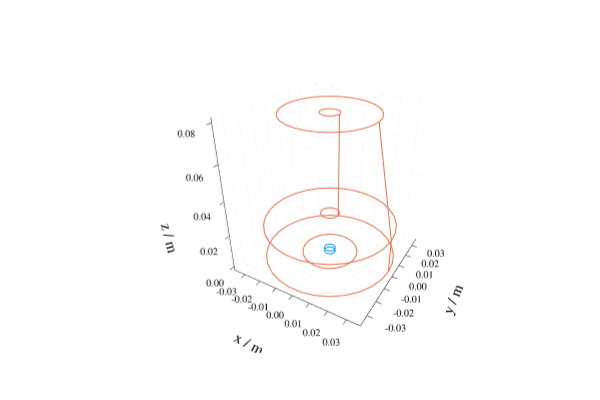

Write notebook code for a chart like this one.
### Code cell
plot(simulation1.detector)
